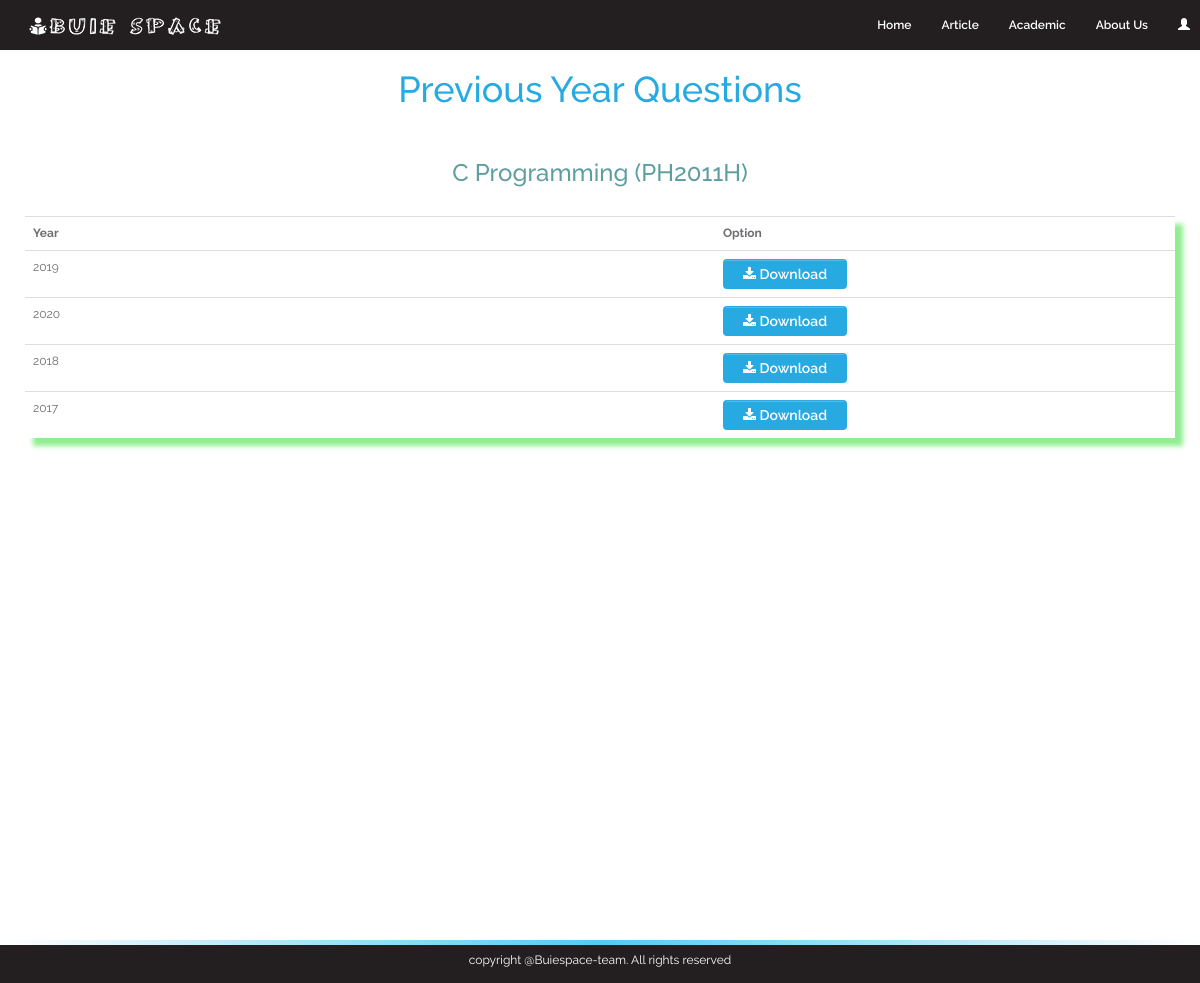
Page /collageapp/question/2 on the committed database.
### collageapp/models.py (models this page shows, shortened)
class Subject(models.Model):
    name = models.CharField(max_length=50)
    subjectcode = models.CharField(max_length=20,null=True,blank=True)

class Question(models.Model):
    subject = models.ForeignKey(to=Subject,on_delete = models.CASCADE,null=True,blank=True)
    question = models.FileField(upload_to='files/')
    year = models.IntegerField(null=True,blank=True)

### collageapp/views.py (the view)
# urls.py: path('question/<int:pk>', views.question,name='question'),
def question(request,pk):
    subject = Subject.objects.get(pk=pk)
    qus = Question.objects.filter(subject=subject)
    return render(request,"question.html",{"questions":qus,"subject":subject})

### templates/question.html (shortened to what this page needs)
{% extends 'base.html' %}
{% block content %}
    <h1 style="text-align: center;">Previous Year Questions</h1>
  <div class="container" style="margin-top:30px; height:100%;">
    <h3 class='title' style="color:cadetblue"><center>{{subject.name}} ({{subject.subjectcode}})</center></h3>
        <div class="tab-pane " id="three" style="box-shadow: 8px 8px 5px lightgreen;">
                <div class="tabcontent innerT" style="margin-top:20px">
                	<table class="table table-hover table-responsive">
                        <tr>
                			<th width="60%">Year</th>
                			<th>Option</th>
                		</tr>
                        {% for question in questions %}
                            <tr>
                                <td>{{question.year}}</td>
                                <td><a href="{{question.question.url}}" target="_blank" class='btn btn-primary'><span class='fa fa-download'></span> Download</a></td>
                            </tr>
                        {% endfor %}
                	</table>
                </div>
        </div>
    </div>
{% endblock  %}

### static/css/style.css (style rules this page uses)
html, body { height: 100%; width: 100%; }
body { font-family: 'Raleway', sans-serif; color: #6d6e71; font-size: 12px; }
h1, h2, h3, h4, h5, h6 { color: #27aae1; }
a { color: #27aae1; }
a, a:active, a:focus { outline: none; }
.btn-primary { background: #27aae1; padding: 5px 20px; border: none; font-size: 14px; border-radius: 4px; color: #fff; position: relative; font-weight: 600; outline: none; }
.btn-primary::before { content: ""; background: rgba(255,255,255, 0.2); position: absolute; width: 95%; height: 1px; top: 1px; left: 0; right: 0; margin: auto; }

### rows in the picture
Subject: name "C Programming", subjectcode "PH2011H"
Question: year "2019"
Question: year "2020"
Question: year "2018"
Question: year "2017"
